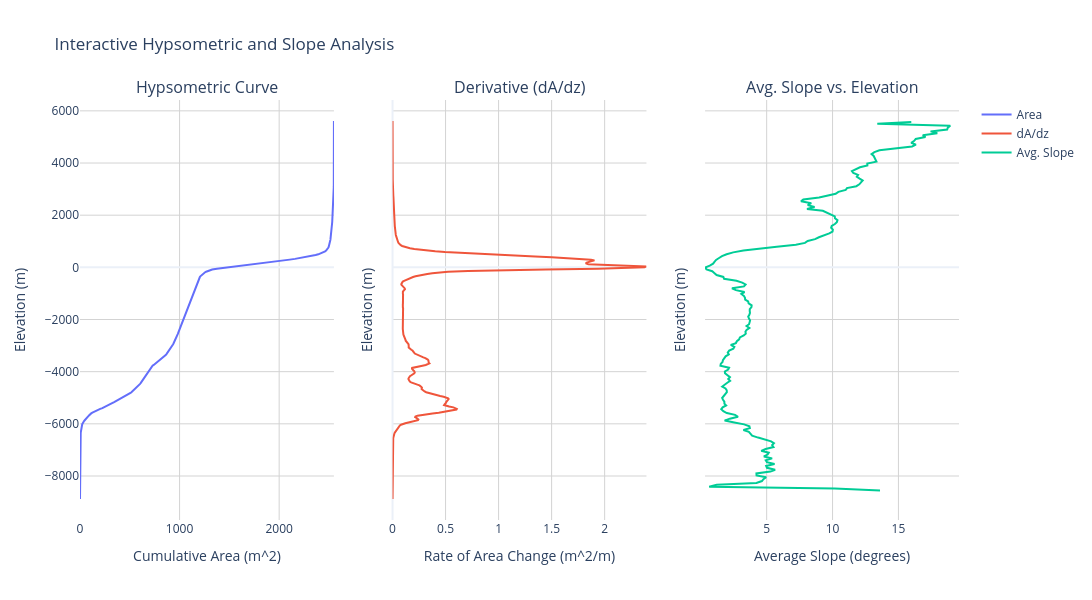

Notebook source saved alongside this figure:
### Code cell
# Step 1: Elevation Classification
interactive_classify_and_slope(
    dem_path=input_dem,
    classified_output_path=output_classified,
    slope_output_path=output_slope,
    # num_bins=500
)
#Values used below (you can slice the DEM as you see fit, these are just recommendations based on the interactive plots):
#10, 0, -50, -100, -200, -300, -400, -512, -650,-800, -950, -2600, -3500, -4200,-5500,-6500

### Figure 1 — Plotly figure (JSON) as saved in the notebook; plotly's stock layout.template omitted (floating-point values rounded to 4 significant figures; data arrays with more than 128 entries replaced by an {"elided": "..."} marker saying what was removed)
{"data": [{"mode": "lines", "name": "Area", "type": "scatter", "x": {"elided": "500 float values"}, "xaxis": "x", "y": {"elided": "500 float values"}, "yaxis": "y"}, {"mode": "lines", "name": "dA/dz", "type": "scatter", "x": {"elided": "500 float values"}, "xaxis": "x2", "y": {"elided": "500 float values"}, "yaxis": "y2"}, {"mode": "lines", "name": "Avg. Slope", "type": "scatter", "x": {"elided": "200 float values"}, "xaxis": "x3", "y": {"elided": "200 float values"}, "yaxis": "y3"}], "layout": {"annotations": [{"font": {"size": 16}, "showarrow": false, "text": "Hypsometric Curve", "x": 0.1444, "xanchor": "center", "xref": "paper", "y": 1, "yanchor": "bottom", "yref": "paper"}, {"font": {"size": 16}, "showarrow": false, "text": "Derivative (dA/dz)", "x": 0.5, "xanchor": "center", "xref": "paper", "y": 1, "yanchor": "bottom", "yref": "paper"}, {"font": {"size": 16}, "showarrow": false, "text": "Avg. Slope vs. Elevation", "x": 0.8556, "xanchor": "center", "xref": "paper", "y": 1, "yanchor": "bottom", "yref": "paper"}], "height": 600, "hovermode": "y unified", "title": {"text": "Interactive Hypsometric and Slope Analysis"}, "width": 1500, "xaxis": {"anchor": "y", "domain": [0, 0.2889], "gridcolor": "LightGray", "gridwidth": 1, "showgrid": true, "showspikes": true, "spikedash": "dot", "spikemode": "across", "spikethickness": 1, "title": {"text": "Cumulative Area (m^2)"}}, "xaxis2": {"anchor": "y2", "domain": [0.3556, 0.6444], "gridcolor": "LightGray", "gridwidth": 1, "showgrid": true, "showspikes": true, "spikedash": "dot", "spikemode": "across", "spikethickness": 1, "title": {"text": "Rate of Area Change (m^2/m)"}}, "xaxis3": {"anchor": "y3", "domain": [0.7111, 1], "gridcolor": "LightGray", "gridwidth": 1, "showgrid": true, "showspikes": true, "spikedash": "dot", "spikemode": "across", "spikethickness": 1, "title": {"text": "Average Slope (degrees)"}}, "yaxis": {"anchor": "x", "domain": [0, 1], "gridcolor": "LightGray", "gridwidth": 1, "showgrid": true, "showspikes": true, "spikedash": "dot", "spikemode": "across", "spikethickness": 1, "title": {"text": "Elevation (m)"}}, "yaxis2": {"anchor": "x2", "domain": [0, 1], "gridcolor": "LightGray", "gridwidth": 1, "matches": "y", "showgrid": true, "showspikes": true, "showticklabels": false, "spikedash": "dot", "spikemode": "across", "spikethickness": 1, "title": {"text": "Elevation (m)"}}, "yaxis3": {"anchor": "x3", "domain": [0, 1], "gridcolor": "LightGray", "gridwidth": 1, "matches": "y", "showgrid": true, "showspikes": true, "showticklabels": false, "spikedash": "dot", "spikemode": "across", "spikethickness": 1, "title": {"text": "Elevation (m)"}}}}
